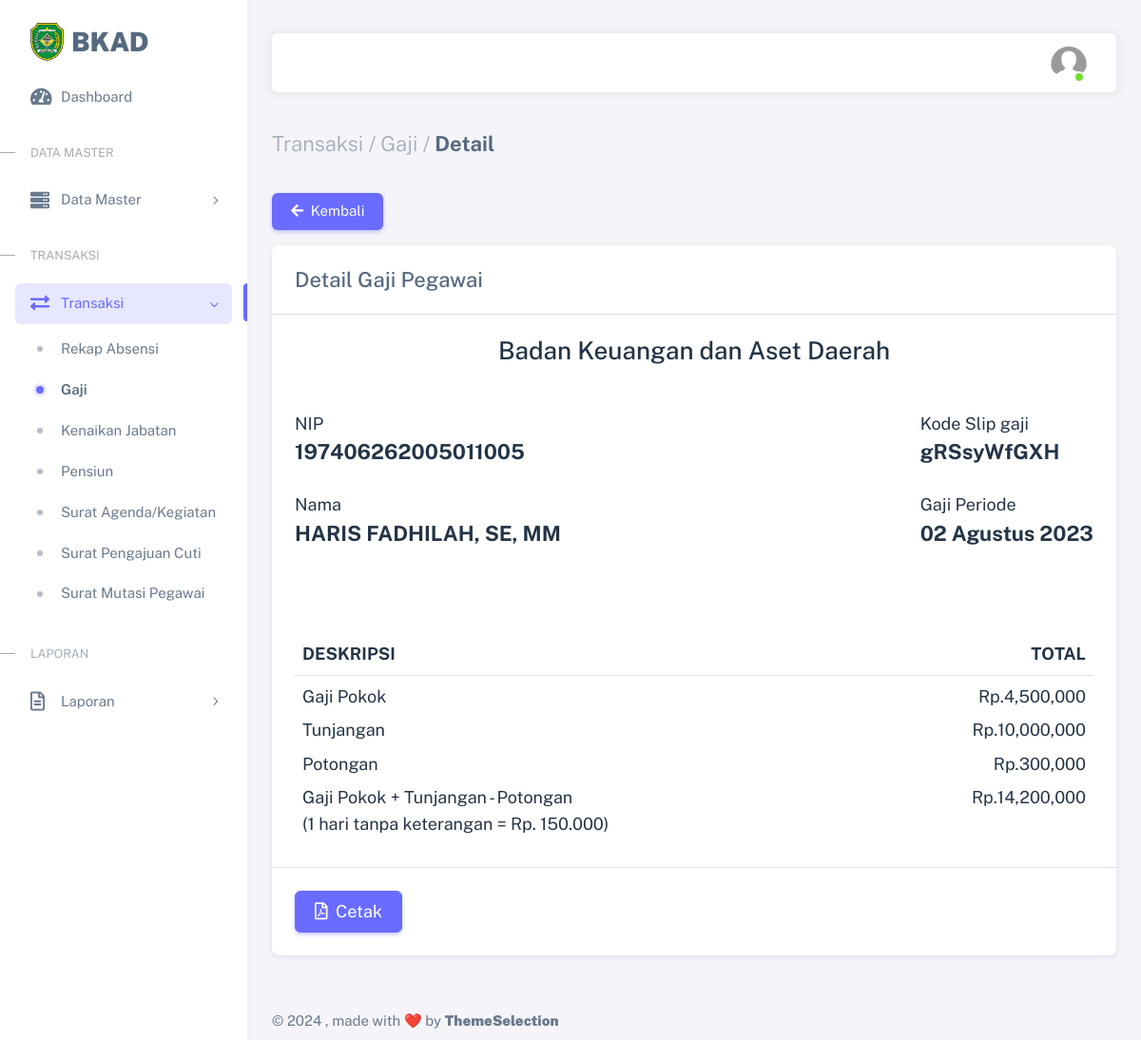
Screenshot of /admin/detail_gaji.php?id_gaji=34 (signed in) with the database file from the repository.
### tables this page shows
CREATE TABLE `gaji` (
  `id_gaji` int(11) NOT NULL,
  `tgl_gaji` date NOT NULL,
  `no_slip` varchar(12) NOT NULL,
  `bulan` varchar(12) NOT NULL,
  `tahun` year(4) NOT NULL,
  `id_absensi` int(11) NOT NULL,
  `gaji_bersih` varchar(11) NOT NULL,
  `gajipok` varchar(11) NOT NULL,
  `tunjangan` varchar(11) NOT NULL,
  `potongan` varchar(12) NOT NULL
);

CREATE TABLE `t_pegawai` (
  `id_pg` int(11) NOT NULL,
  `nip` varchar(25) NOT NULL,
  `nama_lengkap` varchar(120) NOT NULL,
  `id_jabatan` int(11) NOT NULL,
  `jenis_kelamin` varchar(35) NOT NULL,
  `agama` varchar(20) NOT NULL,
  `status` varchar(20) NOT NULL,
  `tempat_lahir` varchar(120) NOT NULL,
  `tanggal_lahir` date NOT NULL,
  `alamat_rumah` varchar(200) NOT NULL,
  `no_telpon` varchar(13) NOT NULL,
  `file_foto` varchar(255) DEFAULT NULL,
  `pegawai` enum('asn','non asn') NOT NULL,
  `golongan` varchar(255) DEFAULT NULL
);

CREATE TABLE `jabatan` (
  `id_jabatan` int(11) NOT NULL,
  `nama_jabatan` varchar(85) NOT NULL,
  `gajipok` varchar(13) NOT NULL,
  `tunjangan` varchar(13) NOT NULL
);

### fungsi_indotgl.php (called while the page is built, shortened)
<?php
function tgl_indo($tgl)
{
  $tanggal = substr($tgl, 8, 2);
  $bulan   = getBulan(substr($tgl, 5, 2));
  $tahun   = substr($tgl, 0, 4);
  return $tanggal . ' ' . $bulan . ' ' . $tahun;
}
function getBulan($bln)
{
  switch ($bln) {
    case 8:
      return "Agustus";
      break;
  }
}

### admin/detail_gaji.php (the view, shortened to what this page needs)
<?php
require_once("../fungsi_indotgl.php");
require_once('../head.php');
$id_gaji = $_GET['id_gaji'];
$query = mysqli_query(
	$koneksi,
	"SELECT * FROM gaji
	INNER JOIN absensi ON gaji.id_absensi=absensi.id_absensi
	INNER JOIN t_pegawai ON absensi.id_pg=t_pegawai.id_pg
	INNER JOIN jabatan ON t_pegawai.id_jabatan=jabatan.id_jabatan
	WHERE id_gaji = $id_gaji"
);
$row = mysqli_fetch_array($query);
?>
<div class="layout-wrapper layout-content-navbar">
	<div class="layout-container">
		<aside id="layout-menu" class="layout-menu menu-vertical menu bg-menu-theme">
			<div class="app-brand demo d-grid">
				<a href="index.php" class="app-brand-link">
					<span class="app-brand-logo demo">
						<img src="../assets/img/logo/tapin.png" width="35" class="img-fluid">
					</span>
					<span class="app-brand-text demo menu-text fw-bolder ms-2 text-uppercase">BKAD</span>
				</a>
			</div>
			<ul class="menu-inner py-1">
				<li class="menu-item">
					<a href="index.php" class="menu-link">
						<i class="menu-icon fas fa-tachometer-alt"></i>
						<div data-i18n="Dashboard">Dashboard</div>
					</a>
				</li>
				<li class="menu-header small text-uppercase">
					<span class="menu-header-text">Data Master</span>
				</li>
				<li class="menu-item">
					<a href="javascript:void(0);" class="menu-link menu-toggle">
						<i class="menu-icon fas fa-server"></i>
						<div data-i18n="Data Master">Data Master</div>
					</a>
				</li>
				<li class="menu-header small text-uppercase">
					<span class="menu-header-text">Transaksi</span>
				</li>
				<li class="menu-item active open">
					<a href="javascript:void(0);" class="menu-link menu-toggle">
						<i class="menu-icon fas fa-exchange-alt"></i>
						<div data-i18n="Transaksi">Transaksi</div>
					</a>
					<ul class="menu-sub">
						<li class="menu-item">
							<a href="absensi.php" class="menu-link">
								<div data-i18n="Absensi">Rekap Absensi</div>
							</a>
						</li>
						<li class="menu-item active">
							<a href="gaji.php" class="menu-link">
								<div data-i18n="Gaji">Gaji</div>
							</a>
						</li>
						<li class="menu-item">
							<a href="kenaikan.php" class="menu-link">
								<div data-i18n="Kenaikan Jabatan">Kenaikan Jabatan</div>
							</a>
						</li>
						<li class="menu-item">
							<a href="pensiun.php" class="menu-link">
								<div data-i18n="Pensiun">Pensiun</div>
							</a>
						</li>
						<li class="menu-item">
							<a href="agenda.php" class="menu-link">
								<div data-i18n="Surat Agenda">Surat Agenda/Kegiatan</div>
							</a>
						</li>
						<li class="menu-item">
							<a href="cuti.php" class="menu-link">
								<div data-i18n="Surat Pengajuan Cuti">Surat Pengajuan Cuti</div>
							</a>
						</li>
						<li class="menu-item">
							<a href="mutasi.php" class="menu-link">
								<div data-i18n="Surat Mutasi Pegawai">Surat Mutasi Pegawai</div>
							</a>
						</li>
					</ul>
				</li>
				<li class="menu-header small text-uppercase">
					<span class="menu-header-text">Laporan</span>
				</li>
				<li class="menu-item">
					<a href="javascript:void(0);" class="menu-link menu-toggle">
						<i class="menu-icon far fa-file-alt"></i>
						<div data-i18n="Laporan">Laporan</div>
					</a>
				</li>
			</ul>
		</aside>
		<div class="layout-page">
			<nav class="layout-navbar container-xxl navbar navbar-expand-xl navbar-detached align-items-center bg-navbar-theme" id="layout-navbar">
				<div class="navbar-nav-right d-flex align-items-center" id="navbar-collapse">
					<ul class="navbar-nav flex-row align-items-center ms-auto">
						<li class="nav-item navbar-dropdown dropdown-user dropdown">
							<a class="nav-link dropdown-toggle hide-arrow" href="javascript:void(0);" data-bs-toggle="dropdown">
								<div class="avatar avatar-online">
									<img src="../assets/img/avatars/user.png" alt class="w-px-40 h-auto rounded-circle" />
								</div>
							</a>
						</li>
					</ul>
				</div>
			</nav>
			<div class="content-wrapper">
				<div class="container-xxl flex-grow-1 container-p-y">
					<h4 class="fw-bold py-3 mb-4">
						<span class="text-muted fw-light">Transaksi /</span>
						<span class="text-muted fw-light"> Gaji /</span>
						Detail
					</h4>
					<div class="row">
						<div class="col-md-6 col-lg-4 col-xl-12 order-0 mb-4">
							<ul class="nav nav-pills flex-column flex-md-row mb-3">
								<li class="nav-item">
									<a class="nav-link active" href="gaji.php">
										<i class="fas fa-arrow-left me-1"></i>
										Kembali
									</a>
								</li>
							</ul>
							<div class="card">
								<div class="card-header pb-3">
									<h4 class="mb-2 d-inline-block">Detail Gaji Pegawai</h4>
								</div>
								<hr class="my-0" />
								<div class="card-body">
									<h3 class="text-center text-dark">Badan Keuangan dan Aset Daerah</h3>
									<div class="row mt-5 mb-5">
										<div class="col">
											<div class="row">
												<div class="col">
													<div class="row">
														<span class="text-dark fs-5">NIP</span>
													</div>
													<div class="row mb-4">
														<span class="text-dark fs-4 fw-bold"><?= $row['nip'] ?></span>
													</div>
													<div class="row">
														<span class="text-dark fs-5">Nama</span>
													</div>
													<div class="row">
														<span class="text-dark fs-4 fw-bold"><?= $row['nama_lengkap'] ?></span>
													</div>
												</div>
											</div>
										</div>
										<div class="col">
											<div class="row">
												<div class="col">
													<div class="float-end">
														<div class="row">
															<span class="text-dark fs-5">Kode Slip gaji</span>
														</div>
														<div class="row mb-4">
															<span class="text-dark fs-4 fw-bold"><?= $row['no_slip'] ?></span>
														</div>
														<div class="row">
															<span class="text-dark fs-5">Gaji Periode</span>
														</div>
														<div class="row">
															<span class="text-dark fs-4 fw-bold d-block"><?= tgl_indo($row['tgl_gaji']) ?></span>
														</div>
													</div>
												</div>
											</div>
										</div>
									</div>
									<div class="row pt-5 my-2 px-2">
										<div class="col">
											<span class="fs-5 text-dark fw-bold">DESKRIPSI</span>
										</div>
										<div class="col text-end">
											<span class="fs-5 text-dark fw-bold">TOTAL</span>
										</div>
									</div>
									<hr class="my-0" />
									<div class="row my-2 px-2">
										<div class="col">
											<span class="text-dark fs-5">Gaji Pokok</span>
										</div>
										<div class="col text-end">
											<span class="text-dark fs-5"><?= 'Rp.' . number_format($row['gajipok']) ?></span>
										</div>
									</div>
									<div class="row my-2 px-2">
										<div class="col">
											<span class="text-dark fs-5">Tunjangan</span>
										</div>
										<div class="col text-end">
											<span class="text-dark fs-5"><?= 'Rp.' . number_format($row['tunjangan']) ?></span>
										</div>
									</div>
									<div class="row my-2 px-2">
										<div class="col">
											<span class="text-dark fs-5">Potongan</span>
										</div>
										<div class="col text-end">
											<span class="text-dark fs-5"><?= 'Rp.' . number_format($row['potongan']) ?></span>
										</div>
									</div>
									<div class="row my-2 px-2">
										<div class="col">
											<span class="text-dark fs-5">
												Gaji Pokok + Tunjangan - Potongan</br>
												(1 hari tanpa keterangan = Rp. 150.000)
											</span>
										</div>
										<div class="col text-end">
											<span class="text-dark fs-5">
												<?= 'Rp.' . number_format($row['gajipok'] + $row['tunjangan'] - $row['potongan']) ?>
											</span>
										</div>
									</div>
								</div>
								<hr class="my-0" />
								<div class="card-footer">
									<a title="Cetak Laporan Gaji" href="../laporan/gaji_id.php?id_gaji=<?php echo $row['id_gaji']; ?>" target="_blank" class="btn btn-primary fs-5">
										<i class="far fa-file-pdf fs-5 me-1"></i> Cetak
									</a>
								</div>
							</div>
						</div>
					</div>
				</div>
			</div>
			<?php require_once("../footer.php"); ?>

### assets/css/demo.css (style rules this page uses)
.menu .app-brand.demo { height: 64px; margin-top: 12px; }
.app-brand-text.demo { font-size: 1.75rem; letter-spacing: -0.5px; text-transform: lowercase; }

### rows the page displays
gaji: t_pegawai.nip "197406262005011005", t_pegawai.nama_lengkap "HARIS FADHILAH, SE, MM", no_slip "gRSsyWfGXH", tgl_gaji "02 Agustus 2023", jabatan.gajipok "4,500,000", jabatan.tunjangan "10,000,000", potongan "300,000", $row['gajipok'] + $row['tunjangan'] - $row['potongan'] "14,200,000"
